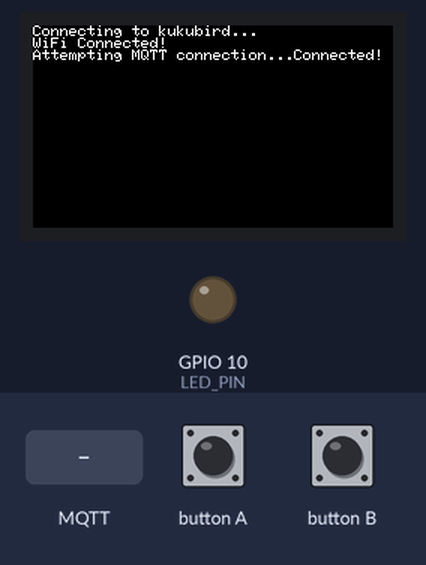
Bench run of a sketch on a simulated ESP32-S3. Shown: 240×135 colour display, output pins drawn as LEDs (lit = HIGH). The test bench sets the inputs (shaded band). WiFi joins after 1.5 s; servers stay silent unless stated; random numbers use the default seed unless the sketch sets one; no MQTT or app messages arrive unless stated.

Above: at 2.8 s.
2.9 s: button A pressed for 0.15 s
At 3.7 s:
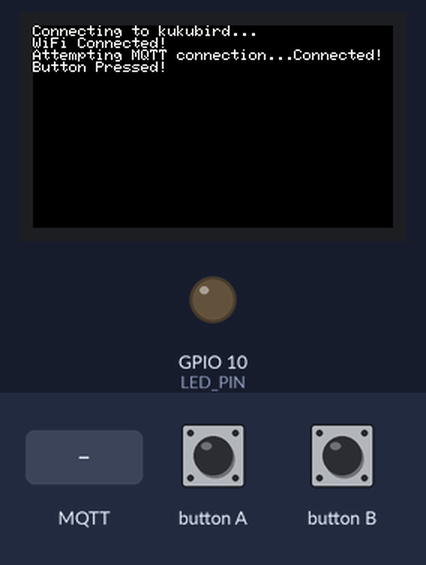
4.5 s: MQTT message "led" arrives on the first subscribed topic
At 5.0 s:
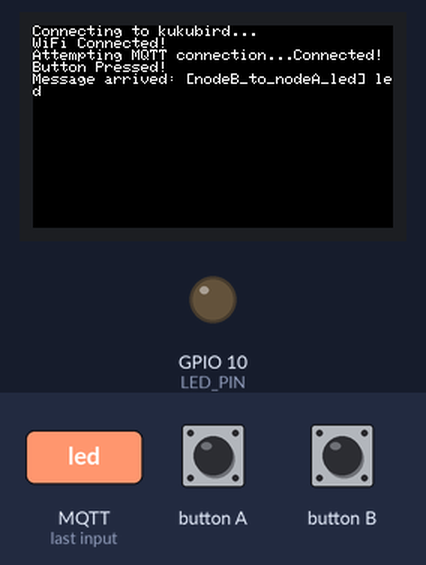
6.0 s: MQTT message "TOGGLE" arrives on the first subscribed topic
At 7.2 s:
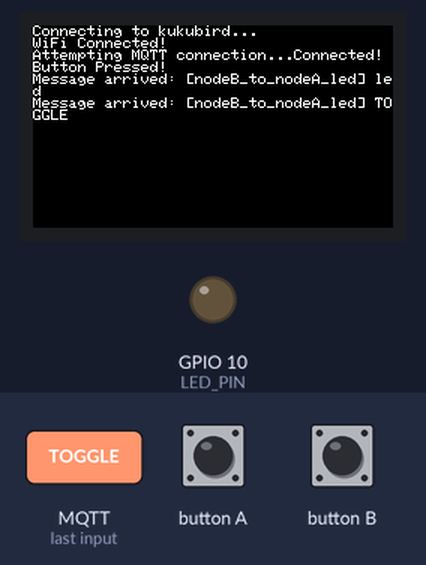
7.5 s: MQTT message "on" arrives on the first subscribed topic
At 8.5 s:
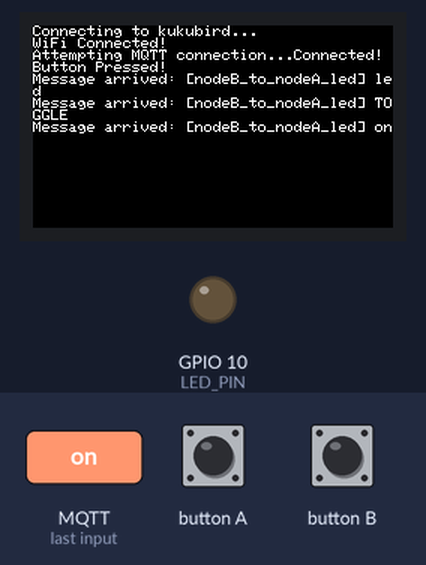
9.0 s: MQTT message "off" arrives on the first subscribed topic
At 9.6 s:
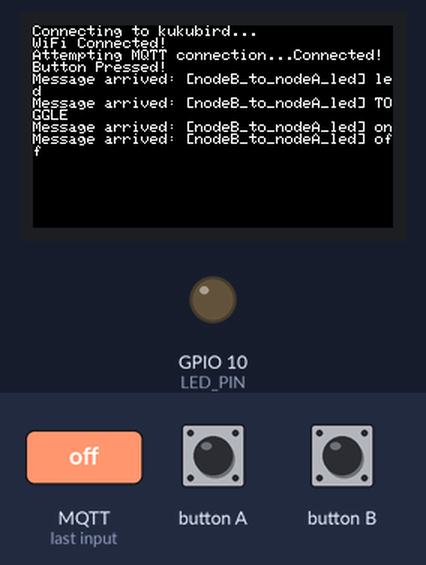
10.5 s: button A pressed for 1 s
At 11.9 s:
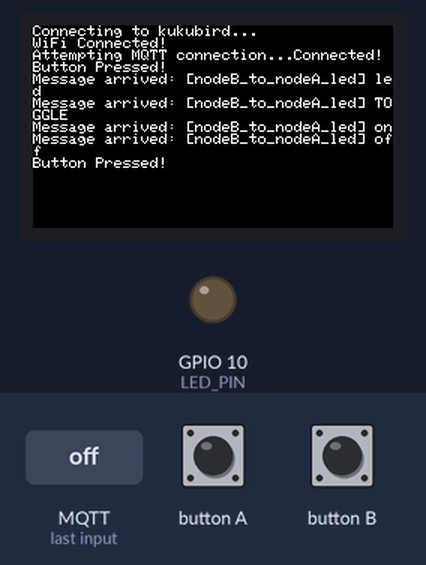
Timing chart, 0 to 13.5 s (numbered marks = the images above; inputs shaded):
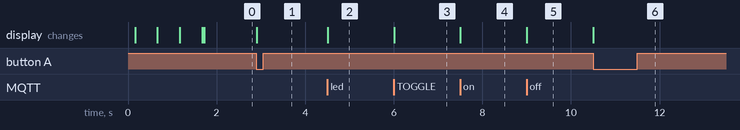

Measured:
- after the input at 2.9 s, the display: changes at once (image 1)
- after the input at 4.5 s, the display: changes at once (image 2)
- after the input at 6.0 s, the display: changes at once (image 3)
- after the input at 7.5 s, the display: changes at once (image 4)
- after the input at 9.0 s, the display: changes at once (image 5)
- after the input at 10.5 s, the display: changes at once (image 6)

The sketch:

lab4_nodeA.ino
```cpp
// Node Interaction Using MQTT
// Configure two M5StickC devices (Node A and Node B).
// Node A should toggle Node B's LED (and vice-versa) upon button press.
// Implement and propose appropriate topic names for this interaction.

// NODE A
#include <WiFi.h>
#include <PubSubClient.h>
#include <M5StickCPlus.h>

// WiFi and MQTT configurations
WiFiClient espClient;  // WiFi client instance
PubSubClient client(espClient);  // MQTT client instance

const char* ssid = "kukubird";  // WiFi SSID
const char* password = "kukubird";  // WiFi password
const char* mqtt_server = "172.20.10.14";  // MQTT broker IP

#define LED_PIN 10  // Pin where the LED is connected
#define BUTTON_PIN M5.BtnA  // Built-in button on the M5StickC

// Function prototypes
void setupWifi();  // Function to connect to WiFi
void callback(char* topic, byte* payload, unsigned int length);  // MQTT message handler
void reConnect();  // Function to reconnect MQTT if disconnected

void setup() {
    M5.begin();  // Initialize M5StickC
    M5.Lcd.setRotation(3);  // Set the LCD rotation

    pinMode(LED_PIN, OUTPUT);  // Set LED pin as output
    digitalWrite(LED_PIN, LOW);  // Initially turn off the LED

    setupWifi();  // Connect to WiFi
    client.setServer(mqtt_server, 1883);  // Set up the MQTT server (IP and port)
    client.setCallback(callback);  // Set the callback function for MQTT messages
}

void loop() {
    M5.update();  // Update M5StickC button state

    if (!client.connected()) {  // Check if the client is not connected
        reConnect();  // Try reconnecting to MQTT broker
    }
    client.loop();  // Maintain MQTT connection and handle incoming messages

    if (M5.BtnA.wasPressed()) {  // Check if the button is pressed
        M5.Lcd.println("Button Pressed!");  // Display message on the screen
        client.publish("nodeA_to_nodeB_led", "TOGGLE");  // Publish message to toggle the LED on nodeB
        delay(500);  // Debounce delay to avoid multiple presses being registered
    }
}

// Function to connect to WiFi
void setupWifi() {
    delay(10);
    M5.Lcd.printf("Connecting to %s", ssid);  // Display the WiFi SSID on the screen
    WiFi.mode(WIFI_STA);  // Set WiFi mode to station (client)
    WiFi.begin(ssid, password);  // Start WiFi connection

    // Wait until connected to WiFi
    while (WiFi.status() != WL_CONNECTED) {
        delay(500);  // Wait for 500 ms before checking status again
        M5.Lcd.print(".");  // Display a dot on the screen while connecting
    }
    M5.Lcd.println("\nWiFi Connected!");  // Display message when WiFi is connected
}

// Function to handle incoming MQTT messages
void callback(char* topic, byte* payload, unsigned int length) {
    M5.Lcd.print("Message arrived: [");  // Display incoming topic on the screen
    M5.Lcd.print(topic);
    M5.Lcd.print("] ");

    String receivedMessage = "";  // String to hold the message content
    for (int i = 0; i < length; i++) {  // Convert payload byte array to string
        receivedMessage += (char)payload[i];
    }
    M5.Lcd.println(receivedMessage);  // Display the message on the screen

    // If the topic is "led" and the message is "TOGGLE", toggle the LED state
    if (String(topic) == "led") {
        if (receivedMessage == "TOGGLE") {
            M5.Lcd.println("Toggling LED!");  // Display toggle message on screen
            digitalWrite(LED_PIN, !digitalRead(LED_PIN));  // Toggle the LED state
        }
    }
}

// Function to reconnect to the MQTT broker
void reConnect() {
    while (!client.connected()) {  // Keep trying until connected
        M5.Lcd.print("Attempting MQTT connection...");  // Display connection attempt message
        String clientId = "NodeA-";
        clientId += String(random(0xffff), HEX);  // Generate a random client ID for the connection

        // Try to connect to the MQTT broker
        if (client.connect(clientId.c_str())) {
            M5.Lcd.println("Connected!");  // Display connected message
            client.subscribe("nodeB_to_nodeA_led");  // Subscribe to the topic to receive LED toggle messages
        } else {
            M5.Lcd.print("Failed, rc=");
            M5.Lcd.print(client.state());  // Display connection error code
            M5.Lcd.println(" retrying in 5s...");  // Retry after 5 seconds
            delay(5000);  // Wait for 5 seconds before retrying
        }
    }
}
```
